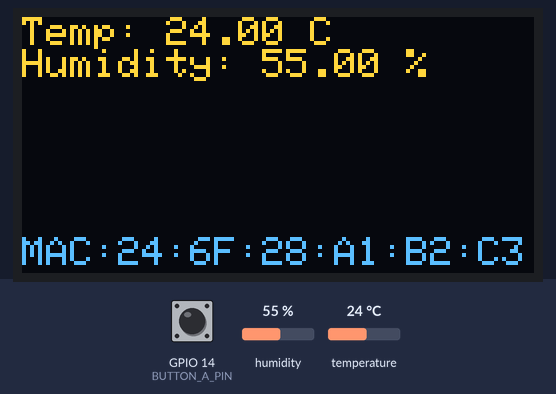
Bench run of a sketch on a simulated ESP32. Parts: 128×64 one-colour display. The inputs (shaded band) are chosen by the test bench; at power-on: GPIO 14 (BUTTON_A_PIN) HIGH, humidity 55 %, temperature 24 °C. The OLED is the two-colour kind (top 16 rows yellow); what the sketch prints to the serial monitor is not drawn.

Above: at 3.0 s.
3.1 s: GPIO 14 (BUTTON_A_PIN) pulled LOW for 2.45 s
At 5.4 s:
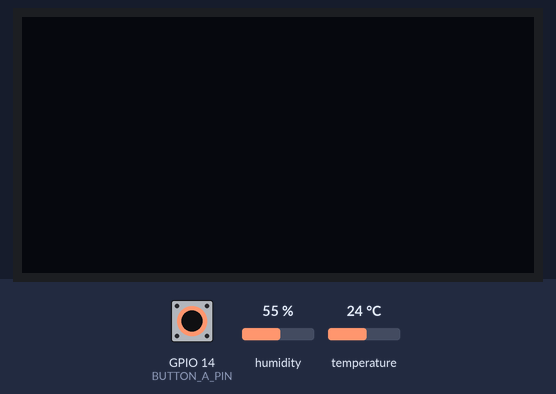
7.0 s: GPIO 14 (BUTTON_A_PIN) pulled LOW for 2.45 s
At 9.0 s:
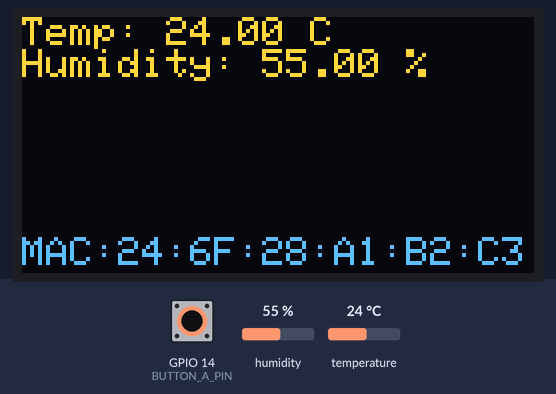
10.9 s: humidity set to 22 %
At 13.9 s:
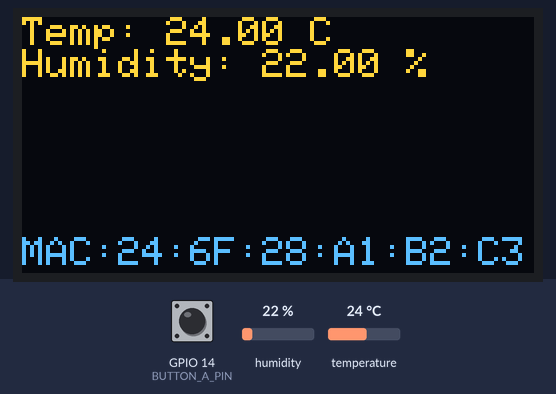
14.2 s: temperature set to 12 °C
At 15.8 s:
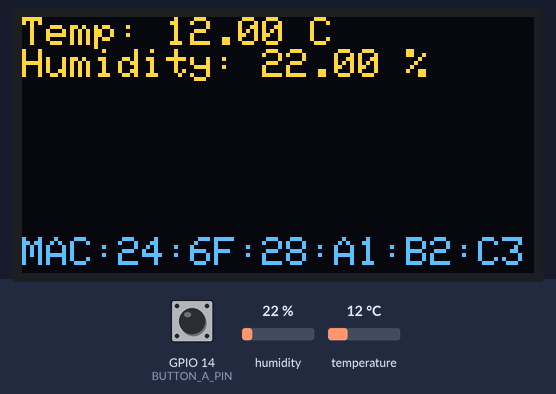
17.0 s: humidity set to 40 %
At 19.4 s:
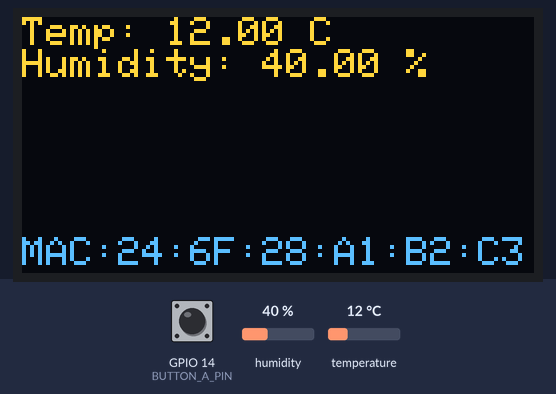
20.5 s: temperature set to 19 °C
Timing chart, 0 to 23.5 s (numbered marks = the images above; inputs shaded):
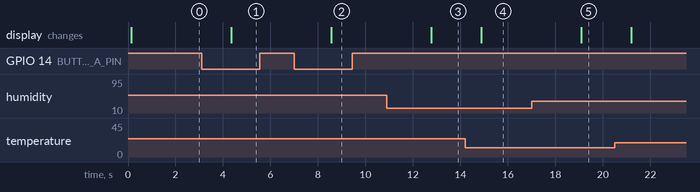

Measured:
- after the input at 3.1 s, the display: changes after 1.2 s (image 1)
- after the input at 7.0 s, the display: changes after 1.6 s (image 2)
- after the input at 10.9 s, the display: changes after 1.9 s (image 3)
- after the input at 14.2 s, the display: changes after 0.68 s (image 4)
- after the input at 17.0 s, the display: changes after 2.1 s (image 5)

The sketch:

NOW-Sense-Sender.ino
```cpp
#include <WiFi.h>
#include <esp_now.h>
#include <Wire.h>
#include <Adafruit_SH110X.h>
#include <Adafruit_SHT4x.h>
#include <esp_wifi.h>

// Define I2C addresses and pins
#define OLED_RESET -1  // No reset pin
Adafruit_SH1107 display = Adafruit_SH1107(64, 128, &Wire, OLED_RESET);
Adafruit_SHT4x sht4 = Adafruit_SHT4x();

#define BUTTON_A_PIN 14 // GPIO pin connected to Button A

// Receiver MAC address
uint8_t receiverMAC[] = {0x3C, 0x8A, 0x1F, 0xA7, 0x3F, 0x0C};

// Structure to hold data
typedef struct struct_message {
  int id;
  float temperature;
  float humidity;
} struct_message;

// Create a message instance
struct_message myData;

// MAC address and screen state
String macAddress;
bool screenOn = true;
bool isPressed = false;

// Function to get MAC address
String getMacAddress() {
  uint8_t baseMac[6];
  esp_err_t ret = esp_wifi_get_mac(WIFI_IF_STA, baseMac);
  if (ret == ESP_OK) {
    char macStr[18];
    snprintf(macStr, sizeof(macStr), "%02X:%02X:%02X:%02X:%02X:%02X",
             baseMac[0], baseMac[1], baseMac[2],
             baseMac[3], baseMac[4], baseMac[5]);
    return String(macStr);
  } else {
    return "Failed to read MAC";
  }
}

// Callback for ESP-NOW send
void onSent(const uint8_t *macAddr, esp_now_send_status_t status) {
  Serial.print("Last Packet Send Status: ");
  Serial.println(status == ESP_NOW_SEND_SUCCESS ? "Success" : "Fail");
}

void setup() {
  Serial.begin(115200);
  Wire.begin(21, 22);

  // Initialize Wi-Fi and get MAC address
  WiFi.mode(WIFI_STA);
  macAddress = getMacAddress();
  Serial.println("MAC Address: " + macAddress);

  // Initialize ESP-NOW
  if (esp_now_init() != ESP_OK) {
    Serial.println("Error initializing ESP-NOW");
    return;
  }

  esp_now_register_send_cb(onSent);
  esp_now_peer_info_t peerInfo;
  memcpy(peerInfo.peer_addr, receiverMAC, 6);
  peerInfo.channel = 0; // Default channel
  peerInfo.encrypt = false;

  if (esp_now_add_peer(&peerInfo) != ESP_OK) {
    Serial.println("Failed to add peer");
    return;
  }

  // Initialize OLED
  if (!display.begin(0x3C, true)) {
    Serial.println("Failed to initialize OLED");
    while (1);
  }

  display.setRotation(1);
  display.clearDisplay();
  display.setTextColor(SH110X_WHITE);
  display.setTextSize(1);

  // Initialize Button A
  pinMode(BUTTON_A_PIN, INPUT_PULLUP);

  // Initialize SHT41 sensor
  if (!sht4.begin()) {
    Serial.println("Failed to initialize SHT41 sensor");
    while (1);
  }
  Serial.println("SHT41 Sensor Ready!");
}

void loop() {
  // Check if Button A is pressed
  int buttonState = digitalRead(BUTTON_A_PIN);
  if (buttonState == LOW) {
    if (!isPressed) {
      isPressed = true;
      screenOn = !screenOn; // Toggle screen state
      Serial.println(screenOn ? "Screen ON" : "Screen OFF");
    }
  } else {
    isPressed = false;
  }

  // Read temperature and humidity
  sensors_event_t temp, humidity;
  if (sht4.getEvent(&humidity, &temp)) {
    myData.id = 1;
    myData.temperature = temp.temperature;
    myData.humidity = humidity.relative_humidity;

    // Send data via ESP-NOW
    esp_err_t result = esp_now_send(receiverMAC, (uint8_t *)&myData, sizeof(myData));
    if (result == ESP_OK) {
      Serial.println("Data sent successfully");
    } else {
      Serial.println("Failed to send data");
    }

    if (screenOn) {
      // Display data on OLED
      display.clearDisplay();
      display.setCursor(0, 0);
      display.print("Temp: ");
      display.print(temp.temperature);
      display.println(" C");
      display.print("Humidity: ");
      display.print(humidity.relative_humidity);
      display.println(" %");
      display.setCursor(0, 55);
      display.print("MAC:");
      display.print(macAddress);
      display.display();
    } else {
      // Turn off the screen
      display.clearDisplay();
      display.display();
    }

    Serial.print("Temp: ");
    Serial.print(temp.temperature);
    Serial.print(" C, Humidity: ");
    Serial.print(humidity.relative_humidity);
    Serial.println(" %");
  } else {
    Serial.println("Failed to read SHT41 data");
  }

  delay(2000);
}
```
